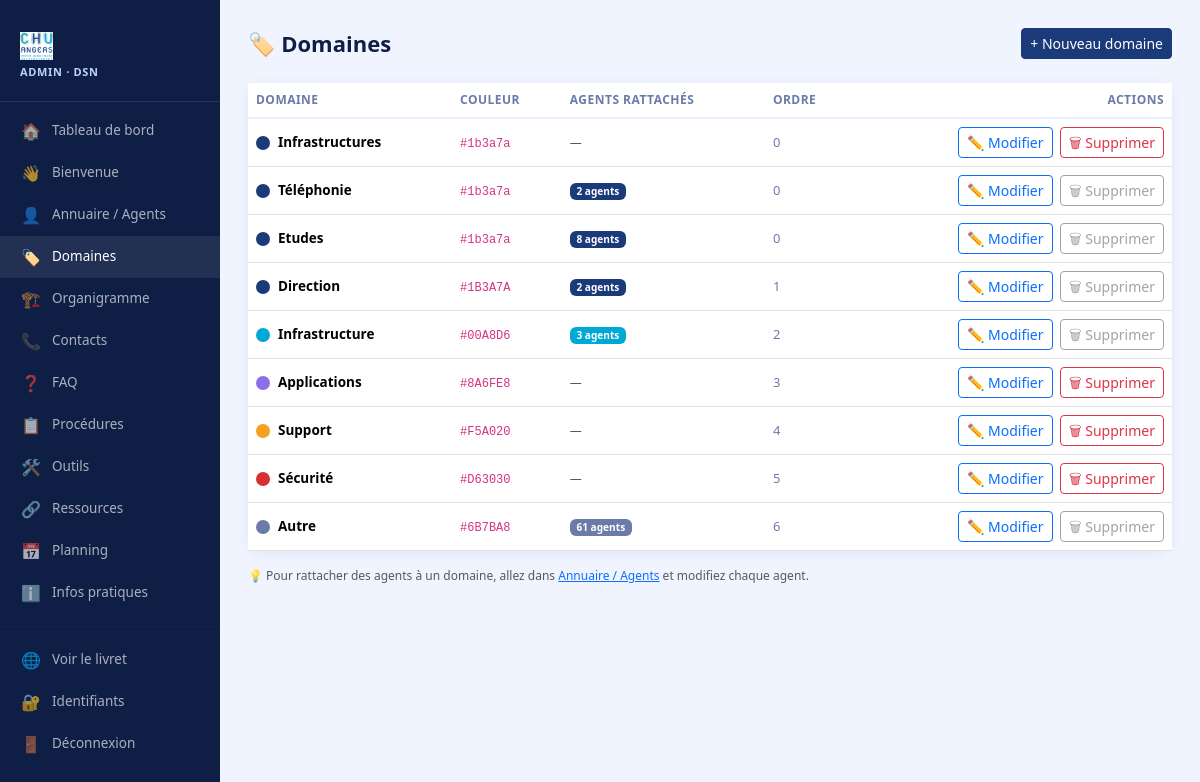
Page /admin/domaines.php (signed in) on the committed database.
### tables this page shows
CREATE TABLE `domaines` (
  `id` int(11) NOT NULL AUTO_INCREMENT,
  `nom` varchar(100) NOT NULL,
  `couleur` varchar(20) NOT NULL DEFAULT '#1B3A7A',
  `ordre` int(11) DEFAULT '0',
  PRIMARY KEY (`id`)
);

### admin/domaines.php (the view, shortened to what this page needs)
<?php
require_once '_layout.php';
$db  = getDB();
$action = $_GET['action'] ?? 'list';
$id     = (int)($_GET['id'] ?? 0);
$liste = $db->query("
    SELECT d.id, d.nom, d.couleur, d.ordre,
           COUNT(a.id) AS nb_agents
    FROM   domaines d
    LEFT JOIN agents a ON a.pole = d.nom
    GROUP  BY d.id, d.nom, d.couleur, d.ordre
    ORDER  BY d.ordre, d.id
")->fetchAll();
?>
<div class="page-header">
  <h1>🏷️ Domaines</h1>
  <a href="?action=add" class="btn btn-primary btn-sm">+ Nouveau domaine</a>
</div>
<div class="card">
  <?php if (empty($liste)): ?>
  <div class="p-4 text-center text-muted">Aucun domaine. Cliquez sur « + Nouveau domaine » pour commencer.</div>
  <?php else: ?>
  <div class="table-responsive">
    <table class="table mb-0 align-middle">
      <thead>
        <tr>
          <th>Domaine</th>
          <th>Couleur</th>
          <th>Agents rattachés</th>
          <th>Ordre</th>
          <th class="text-end">Actions</th>
        </tr>
      </thead>
      <tbody>
      <?php foreach ($liste as $d):
        $actif = ($id === (int)$d['id'] && $action === 'edit');
      ?>
        <tr style="<?= $actif ? 'background:#EEF3FF' : '' ?>">
          <td>
            <div class="d-flex align-items-center gap-2">
              <span style="display:inline-block;width:14px;height:14px;border-radius:50%;background:<?= htmlspecialchars($d['couleur']) ?>;flex-shrink:0"></span>
              <strong><?= htmlspecialchars($d['nom']) ?></strong>
            </div>
          </td>
          <td><code style="font-size:12px"><?= htmlspecialchars($d['couleur']) ?></code></td>
          <td>
            <?php if ($d['nb_agents'] > 0): ?>
              <span class="badge" style="background:<?= htmlspecialchars($d['couleur']) ?>">
                <?= (int)$d['nb_agents'] ?> agent<?= $d['nb_agents'] > 1 ? 's' : '' ?>
              </span>
            <?php else: ?>
              <span class="text-muted" style="font-size:12px">—</span>
            <?php endif; ?>
          </td>
          <td style="color:#6B7BA8;font-size:13px"><?= (int)$d['ordre'] ?></td>
          <td class="text-end" style="white-space:nowrap">
            <a href="?action=edit&id=<?= $d['id'] ?>" class="btn btn-sm btn-outline-primary me-1">✏️ Modifier</a>
            <?php if ((int)$d['nb_agents'] === 0): ?>
              <a href="?action=delete&id=<?= $d['id'] ?>"
                 class="btn btn-sm btn-outline-danger"
                 onclick="return confirm('Supprimer le domaine « <?= htmlspecialchars($d['nom'], ENT_QUOTES) ?> » ?')">
                🗑 Supprimer
              </a>
            <?php else: ?>
              <button class="btn btn-sm btn-outline-secondary" disabled
                title="<?= (int)$d['nb_agents'] ?> agent(s) rattaché(s) — réassignez-les d'abord">
                🗑 Supprimer
              </button>
            <?php endif; ?>
          </td>
        </tr>
      <?php endforeach; ?>
      </tbody>
    </table>
  </div>
  <?php endif; ?>
</div>
<p class="text-muted mt-3" style="font-size:12px">
  💡 Pour rattacher des agents à un domaine, allez dans
  <a href="agents.php">Annuaire / Agents</a> et modifiez chaque agent.
</p>
<?php require_once '_footer.php'; ?>

### admin/_layout.php (style rules this page uses)
body { background: #F0F4FF; font-family: 'Segoe UI', system-ui, sans-serif; }
.page-header { display:flex; align-items:center; justify-content:space-between; margin-bottom:24px; }
.page-header h1 { font-size:22px; font-weight:800; color:#0F1E45; margin:0; }
.card { border:none; border-radius:16px; box-shadow:0 2px 12px rgba(27,58,122,.08); }
.btn-primary { background:#1B3A7A; border-color:#1B3A7A; }
.table th { font-size:12px; text-transform:uppercase; letter-spacing:.04em; color:#6B7BA8; border-bottom:2px solid #E8EDFF; }
.table td { vertical-align:middle; font-size:13.5px; }

### rows in the picture
domaines: nom "Infrastructures", couleur "#1b3a7a", ordre "0"
domaines: nom "Téléphonie", couleur "#1b3a7a", nb_agents "2", ordre "0"
domaines: nom "Etudes", couleur "#1b3a7a", nb_agents "8", ordre "0"
domaines: nom "Direction", couleur "#1B3A7A", nb_agents "2", ordre "1"
domaines: nom "Infrastructure", couleur "#00A8D6", nb_agents "3", ordre "2"
domaines: nom "Applications", couleur "#8A6FE8", ordre "3"
domaines: nom "Support", couleur "#F5A020", ordre "4"
domaines: nom "Sécurité", couleur "#D63030", ordre "5"
domaines: nom "Autre", couleur "#6B7BA8", nb_agents "61", ordre "6"

### other values in the picture
$ico "🏠"
$lbl "Tableau de bord"
$ico "👋"
$lbl "Bienvenue"
$ico "👤"
$lbl "Annuaire / Agents"
$ico "🏷️"
$lbl "Domaines"
$ico "🏗️"
$lbl "Organigramme"
$ico "📞"
$lbl "Contacts"
$ico "❓"
$lbl "FAQ"
$ico "📋"
